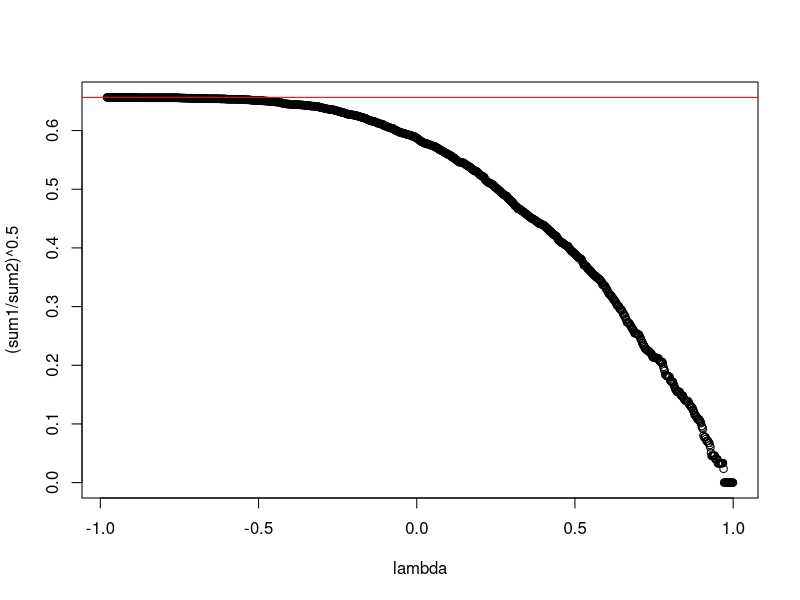

Write the R code that produced this figure.
n <- 5000
Ti <- runif(n)
Ci <- rnorm(n, 0.8, 0.5)
Yi <- pmin(Ti, Ci)
delta <- 1*(Ti <= Ci)
# lambda <- sort(Yi)
lambda <- seq(min(Yi), max(Yi), length.out = 1000)
censor_ratio <- mean(1-delta)

sum1 <- sapply(lambda, function (x) {sum(1*(Ci >= x) * (1 - delta))})
sum2 <- sapply(lambda, function (x) {sum(1*(Ci >= x) * delta)})
plot(lambda, (sum1/sum2)^0.5)
abline(a = (censor_ratio/(1-censor_ratio))^0.5, b = 0, col = 'red')